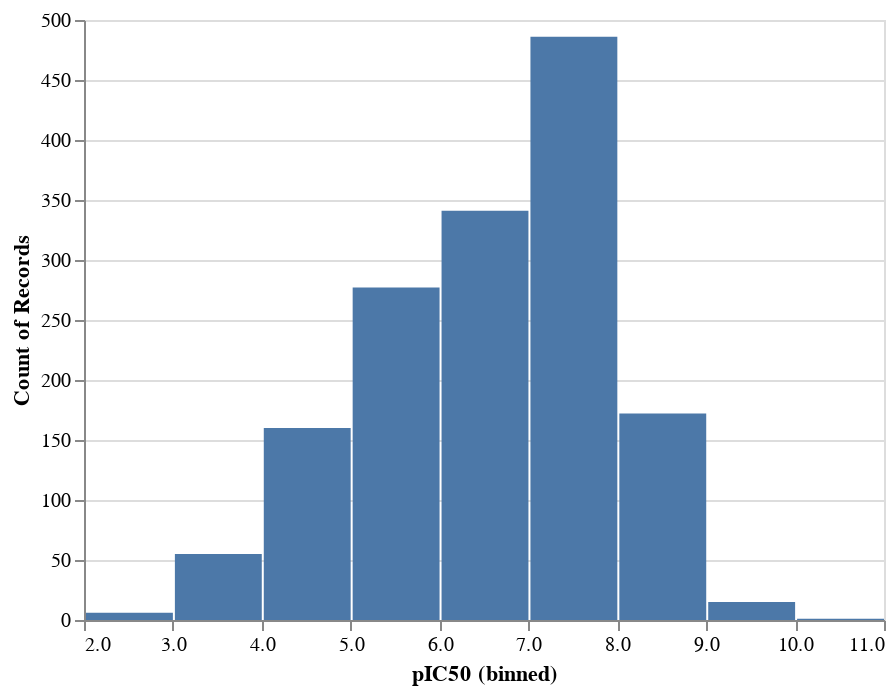

Notebook code for this chart:
### Code cell
altair.Chart(dataframe[['pIC50', 'smiles']]).mark_bar().encode(
    altair.X("pIC50", bin=True),
    y='count()',
)

### Figure 1 — Vega-Lite specification as saved in the notebook (floating-point values rounded to 4 significant figures; data arrays with more than 128 entries replaced by an {"elided": "..."} marker saying what was removed)
{"config": {"view": {"continuousWidth": 400, "continuousHeight": 300}}, "data": {"name": "data-79f365b271830c4c1f2977d1df9b5ee1"}, "mark": "bar", "encoding": {"x": {"type": "quantitative", "bin": true, "field": "pIC50"}, "y": {"type": "quantitative", "aggregate": "count"}}, "$schema": "https://vega.github.io/schema/vega-lite/v4.8.1.json", "datasets": {"data-79f365b271830c4c1f2977d1df9b5ee1": {"elided": "1513 records"}}}
